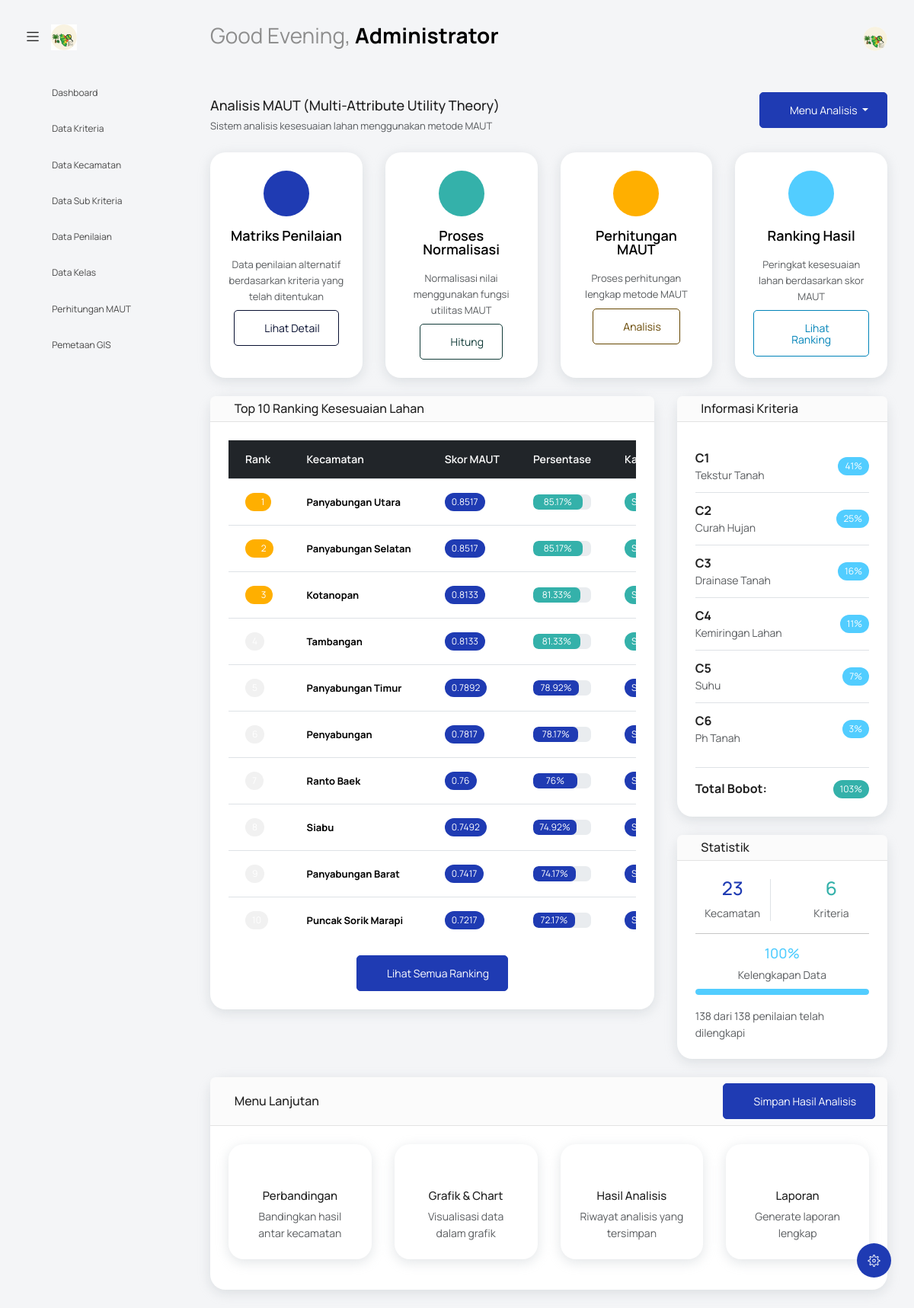
Screenshot of /index.php?controller=MAUT&action=index (signed in) with the database file from the repository.
### tables this page shows
CREATE TABLE `nilai_kriteria` (
  `id_nilai` int NOT NULL,
  `id_kecamatan` int NOT NULL,
  `id_kriteria` int NOT NULL,
  `nilai` float NOT NULL
);

CREATE TABLE `kecamatan` (
  `id_kecamatan` int NOT NULL,
  `nama_kecamatan` varchar(100) NOT NULL,
  `luas` float DEFAULT NULL COMMENT 'Luas area dalam km2',
  `keterangan` text
);

CREATE TABLE `kriteria` (
  `id_kriteria` int NOT NULL,
  `nama_kriteria` varchar(100) NOT NULL,
  `bobot` float NOT NULL,
  `keterangan` varchar(255) DEFAULT NULL
);

### views/maut/index.php (the view, shortened to what the rows shown need)
<?php include('template/header.php'); ?>
<body class="with-welcome-text">
  <div class="container-scroller">
    <?php include 'template/navbar.php'; ?>
    <div class="container-fluid page-body-wrapper">
      <div class="main-panel">
        <div class="content-wrapper">
          <div class="row">
            <div class="col-lg-8">
              <div class="card">
                <div class="card-body">
                  <?php if (!empty($data['ranking'])): ?>
                    <div class="table-responsive">
                      <table class="table table-hover">
                        <thead class="table-dark">
                          <tr>
                            <th>Rank</th>
                            <th>Kecamatan</th>
                            <th>Skor MAUT</th>
                            <th>Persentase</th>
                            <th>Kategori</th>
                          </tr>
                        </thead>
                        <tbody>
                          <?php
                          $displayed = 0;
                          foreach ($data['ranking'] as $rank):
                            if ($displayed >= 10) break;
                            $badge_class = '';
                            $kategori = '';
                            if ($rank['persentase'] >= 80) {
                              $badge_class = 'bg-success';
                              $kategori = 'Sangat Sesuai';
                            } elseif ($rank['persentase'] >= 60) {
                              $badge_class = 'bg-primary';
                              $kategori = 'Sesuai';
                            } elseif ($rank['persentase'] >= 40) {
                              $badge_class = 'bg-warning';
                              $kategori = 'Cukup Sesuai';
                            } else {
                              $badge_class = 'bg-danger';
                              $kategori = 'Kurang Sesuai';
                            }
                          ?>
                            <tr>
                              <td>
                                <?php if ($rank['rank'] <= 3): ?>
                                  <span class="badge bg-warning">
                                    <i class="mdi mdi-trophy"></i> <?= $rank['rank'] ?>
                                  </span>
                                <?php else: ?>
                                  <span class="badge bg-secondary"><?= $rank['rank'] ?></span>
                                <?php endif; ?>
                              </td>
                              <td>
                                <strong><?= htmlspecialchars($rank['nama_kecamatan']) ?></strong>
                              </td>
                              <td>
                                <span class="badge bg-primary"><?= $rank['total_score'] ?></span>
                              </td>
                              <td>
                                <div class="progress" style="height: 20px;">
                                  <div class="progress-bar <?= str_replace('bg-', 'bg-', $badge_class) ?>"
                                       role="progressbar"
                                       style="width: <?= $rank['persentase'] ?>%">
                                    <?= $rank['persentase'] ?>%
                                  </div>
                                </div>
                              </td>
                              <td>
                                <span class="badge <?= $badge_class ?>"><?= $kategori ?></span>
                              </td>
                            </tr>
                          <?php
                            $displayed++;
                          endforeach;
                          ?>
                        </tbody>
                      </table>
                    </div>
                  <?php endif; ?>
                </div>
              </div>
            </div>
            <div class="col-lg-4">
              <div class="card">
                <div class="card-body">
                  <?php if (!empty($data['kriteria'])): ?>
                    <div class="list-group list-group-flush">
                      <?php foreach ($data['kriteria'] as $kriteria): ?>
                        <div class="list-group-item d-flex justify-content-between align-items-center px-0">
                          <div>
                            <strong><?= htmlspecialchars($kriteria['nama_kriteria']) ?></strong>
                            <br>
                            <small class="text-muted"><?= htmlspecialchars($kriteria['keterangan']) ?></small>
                          </div>
                          <span class="badge bg-info">
                            <?= round($kriteria['bobot'] * 100, 1) ?>%
                          </span>
                        </div>
                      <?php endforeach; ?>
                    </div>
                  <?php endif; ?>
                </div>
              </div>
            </div>
          </div>
        </div>
      </div>
    </div>
  </div>
</body>
</html>

### rows the page displays
nilai_kriteria: id_kriteria "1", id_kecamatan.nama_kecamatan "Panyabungan Utara", total_score "0.8517", persentase "85.17"
nilai_kriteria: id_kriteria "2", id_kecamatan.nama_kecamatan "Panyabungan Selatan", total_score "0.8517", persentase "85.17"
nilai_kriteria: id_kecamatan.nama_kecamatan "Penyabungan", total_score "0.7817", persentase "78.17"
kriteria: nama_kriteria "C1", keterangan "Tekstur Tanah", $kriteria['bobot']*100 "41"
kriteria: nama_kriteria "C2", keterangan "Curah Hujan", $kriteria['bobot']*100 "25"
kriteria: nama_kriteria "C3", keterangan "Drainase Tanah", $kriteria['bobot']*100 "16"
kriteria: nama_kriteria "C4", keterangan "Kemiringan Lahan", $kriteria['bobot']*100 "11"
kriteria: nama_kriteria "C5", keterangan "Suhu", $kriteria['bobot']*100 "7"
kriteria: nama_kriteria "C6", keterangan "Ph Tanah", $kriteria['bobot']*100 "3"

### other values shown
$greeting "Good Evening"
$_SESSION['nama_lengkap'] "Administrator"
$rank['rank'] "3"
$rank['nama_kecamatan'] "Kotanopan"
$rank['total_score'] "0.8133"
$rank['persentase'] "81.33"
$rank['nama_kecamatan'] "Tambangan"
$rank['nama_kecamatan'] "Panyabungan Timur"
$rank['total_score'] "0.7892"
$rank['persentase'] "78.92"
$rank['nama_kecamatan'] "Ranto Baek"
$rank['total_score'] "0.76"
$rank['persentase'] "76"
$rank['nama_kecamatan'] "Siabu"
$rank['total_score'] "0.7492"
